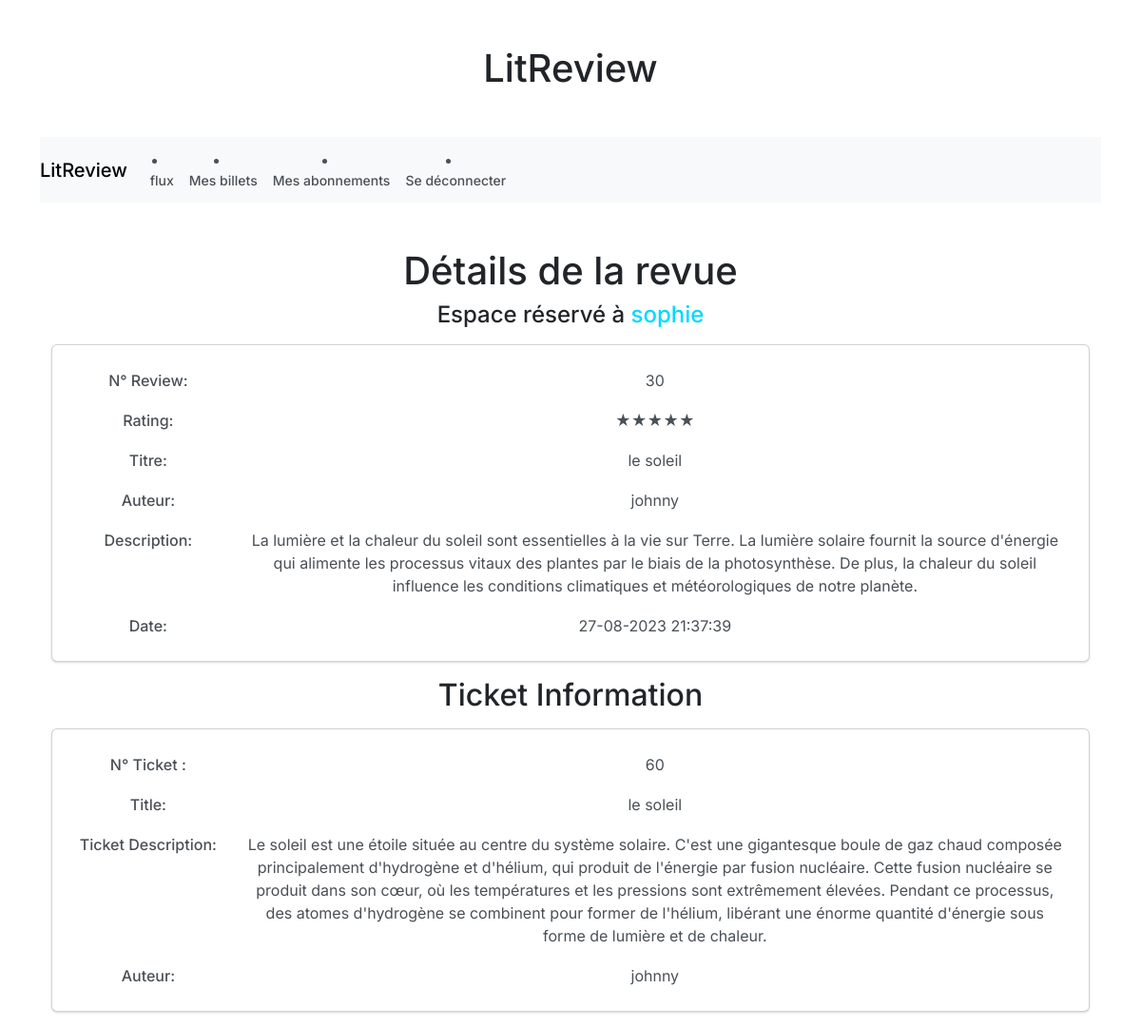
The app's page /review/30/ (signed in) with its own data.
### litreviewApp/models.py (models this page shows, shortened)
class Review(models.Model):
    id = models.AutoField(primary_key=True)
    ticket = models.ForeignKey(Ticket, on_delete=models.CASCADE, null=True, blank=True)
    rating = models.PositiveSmallIntegerField(validators=[MinValueValidator(0), MaxValueValidator(5)])
    created_by = models.ForeignKey(settings.AUTH_USER_MODEL, on_delete=models.CASCADE)
    headline = models.CharField(max_length=128)
    body = models.TextField(max_length=8192, blank=True)
    created_at = models.DateTimeField(auto_now_add=True)
    updated_at = models.DateTimeField(auto_now=True)

class Ticket(models.Model):
    title = models.CharField(max_length=128)
    description = models.TextField(max_length=2048)
    created_by = models.ForeignKey(settings.AUTH_USER_MODEL, on_delete=models.CASCADE)
    created_at = models.DateTimeField(auto_now_add=True)
    updated_at = models.DateTimeField(auto_now=True)
    image = models.ImageField(upload_to="ticket_images/", null=True, blank=True)

### litreviewApp/views.py (the view)
# urls.py: path("review/<int:review_id>/", review_detail, name="review_detail"),
@login_required
def review_detail(request, review_id):
    review = Review.objects.get(id=review_id)
    return render(request, "litreviewApp/review_detail.html", {"review": review})

### litreviewApp/templatetags/custom_filters.py (called while the page is built)
@register.filter
def generate_star_rating(value):
    try:
        rating = int(value)
        if rating < 1:
            raise ValueError("Rating value should be between 1 and 5.")
    except (ValueError, TypeError):
        return ""  # Or return any other default message or an empty string
    full_stars = "★" * rating
    empty_stars = "☆" * (5 - rating)
    return f"{full_stars}{empty_stars}"

### litreviewApp/templates/litreviewApp/review_detail.html
{% extends 'litreviewApp/base_bootstrap.html' %}
{% load static %}
{% load custom_filters %}
{% block content %}
    <div class="container mt-5">
        <h1>Détails de la revue</h1>
        <h4>Espace réservé à <span class="distinctive-username">{{ user.username }}</span></h4>
        <div class="card my-3">
            <div class="card-body">
                <div class="form-group row">
                    <label class="col-sm-2 col-form-label"> N° Review:</label>
                    <div class="col-sm-10">
                        <p class="form-control-plaintext">{{ review.id }}</p>
                    </div>
                </div>
                <div class="form-group row">
                    <label class="col-sm-2 col-form-label">Rating:</label>
                    <div class="col-sm-10">
                        <p class="form-control-plaintext">{{ review.rating|generate_star_rating }}</p>
                    </div>
                </div>
                <div class="form-group row">
                    <label class="col-sm-2 col-form-label">Titre:</label>
                    <div class="col-sm-10">
                        <p class="form-control-plaintext">{{ review.headline }}</p>
                    </div>
                </div>
                <div class="form-group row">
                    <label class="col-sm-2 col-form-label">Auteur:</label>
                    <div class="col-sm-10">
                        <p class="form-control-plaintext">{{ review.created_by }}</p>
                    </div>
                </div>
                <div class="form-group row">
                    <label class="col-sm-2 col-form-label">Description:</label>
                    <div class="col-sm-10">
                        <p class="form-control-plaintext">{{ review.body }}</p>
                    </div>
                </div>
                <div class="form-group row">
                    <label class="col-sm-2 col-form-label">Date:</label>
                    <div class="col-sm-10">
                        <p class="form-control-plaintext">{{ review.created_at|date:"d-m-Y H:i:s" }}</p>
                    </div>
                </div>
            </div>
        </div>
        <h2>Ticket Information</h2>
        <div class="card my-3">
            <div class="card-body">
                <div class="form-group row">
                    <label class="col-sm-2 col-form-label">N° Ticket :</label>
                    <div class="col-sm-10">
                        <p class="form-control-plaintext">{{ review.ticket.id }}</p>
                    </div>
                </div>
                <div class="form-group row">
                    <label class="col-sm-2 col-form-label">Title:</label>
                    <div class="col-sm-10">
                        <p class="form-control-plaintext">{{ review.ticket.title }}</p>
                    </div>
                </div>
                <div class="form-group row">
                    <label class="col-sm-2 col-form-label">Ticket Description:</label>
                    <div class="col-sm-10">
                        <p class="form-control-plaintext">{{ review.ticket.description }}</p>
                    </div>
                </div>
                <div class="form-group row">
                    <label class="col-sm-2 col-form-label">Auteur:</label>
                    <div class="col-sm-10">
                        <p class="form-control-plaintext">{{ review.ticket.created_by }}</p>
                    </div>
                </div>
            </div>
        </div>
    </div>
{% endblock %}

### static/css/styles.css (style rules this page uses)
.distinctive-username { color: #00d9ff; }

### records on screen
Review: id "30", rating|generate_star_rating "★★★★★", headline "le soleil", created_by "johnny", body "La lumière et la chaleur du soleil sont essentielles à la vie sur Terre. La lumière solaire fournit la source d'énergie qui alimente les processus vitaux des plantes par le biais de la photosynthèse. De plus, la chaleur du soleil influence les conditions climatiques et météorologiques de notre planète.", created_at "27-08-2023 21:37:39", ticket.id "60", ticket "le soleil", ticket.description "Le soleil est une étoile située au centre du système solaire. C'est une gigantesque boule de gaz chaud composée principalement d'hydrogène et d'hélium, qui produit de l'énergie par fusion nucléaire. Cette fusion nucléaire se produit dans son cœur, où les températures et les pressions sont extrêmement élevées. Pendant ce processus, des atomes d'hydrogène se combinent pour former de l'hélium, libérant une énorme quantité d'énergie sous forme de lumière et de chaleur.", ticket.created_by "johnny"

### other values on screen
{{ user.username }} "sophie"
